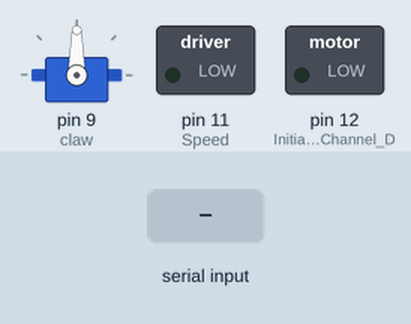
Recording of a sketch running on a simulated Arduino Uno, built with avr-gcc and run on an emulated ATmega328P. Parts: servo, switched loads named in the sketch (green lamp = pin HIGH). The test bench sets the inputs (shaded band).

Above: at 1.2 s.
1.3 s: "H" received over Serial
At 2.5 s:
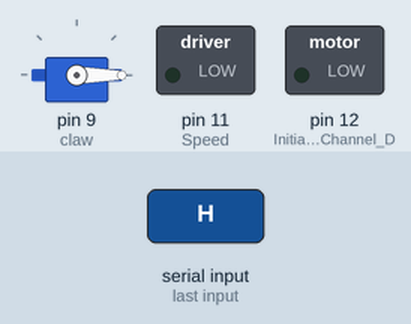
2.8 s: "F" received over Serial
At 3.7 s:
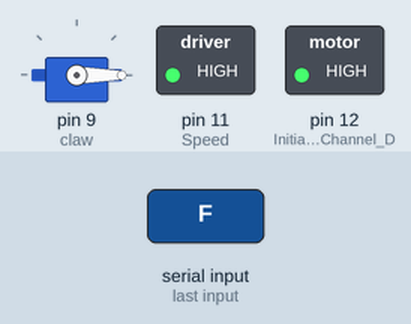
4.3 s: "L" received over Serial
At 4.8 s:
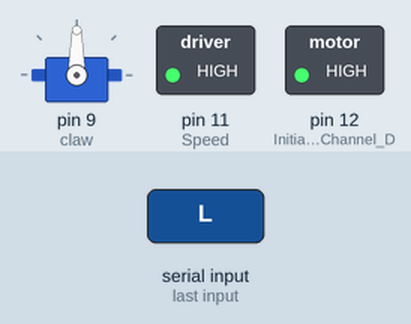
5.8 s: "R" received over Serial
At 7.0 s:
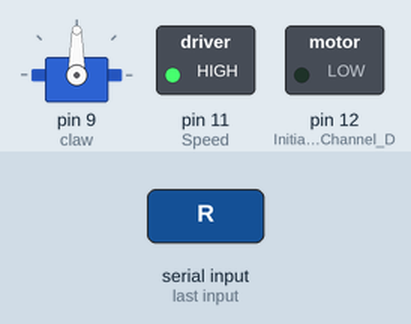
7.3 s: "H" received over Serial
At 8.3 s:
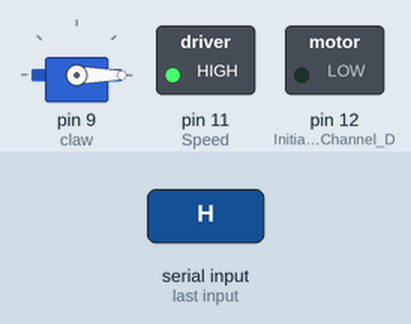
8.8 s: "S" received over Serial
At 9.4 s:
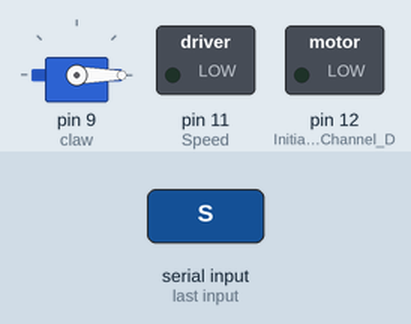
Timing chart, 0 to 11.3 s (numbered marks = the images above; inputs shaded):
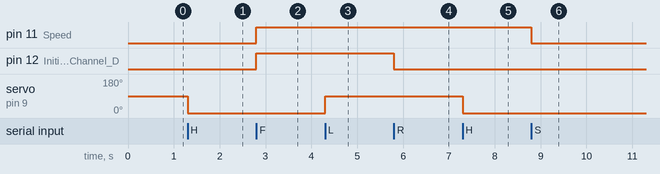

Measured:
- after the input at 1.3 s, servo on pin 9 (claw): 90° → 0° at once
- after the input at 2.8 s, pin 11 (Speed), pin 12 (Initiates_Motor_Channel_D): LOW → HIGH at once
- after the input at 4.3 s, servo on pin 9 (claw): 0° → 90° at once
- after the input at 5.8 s, pin 12 (Initiates_Motor_Channel_D): HIGH → LOW at once
- after the input at 7.3 s, servo on pin 9 (claw): 90° → 0° at once
- after the input at 8.8 s, pin 11 (Speed): HIGH → LOW at once

The sketch:

Rec12-4.ino
```cpp
 #include <Servo.h>
Servo claw;
int incomingByte;      // a variable to read incoming serial data into

void setup() {
  // initialize serial communication:
  Serial.begin(9600);
  claw.attach(9);
  // initialize the servo output

  pinMode(12, OUTPUT); //Initiates Motor Channel Direction
  pinMode(11, OUTPUT); // Speed

}

void loop() {
  // see if there's incoming serial data:
  if (Serial.available() > 0) {
    // read the oldest byte in the serial buffer:
    incomingByte = Serial.read();
    // if it's a capital H (ASCII 72), turn the servo or motor:
    if (incomingByte == 'H') {
      claw.write(0);
    }
    // if it's an L (ASCII 76) turn the servo or motor back
    if (incomingByte == 'L') {
      claw.write(90);
    }
    if (incomingByte == 'F') {

       digitalWrite(12, HIGH); //Establishes forward direction of Channel A

  analogWrite(11, 1023);   //Spins the motor on Channel A at full speed


    }
    if (incomingByte == 'R') {


        digitalWrite(12, LOW); //Establishes backward direction of Channel A
  analogWrite(11, 1023);   //Spins the motor on Channel A at half speed

    }

      if (incomingByte == 'S') {

        digitalWrite(12, LOW); //Establishes backward direction of Channel A
  analogWrite(11, 0);   //Spins the motor on Channel A at half speed

    }
  }
}
```
